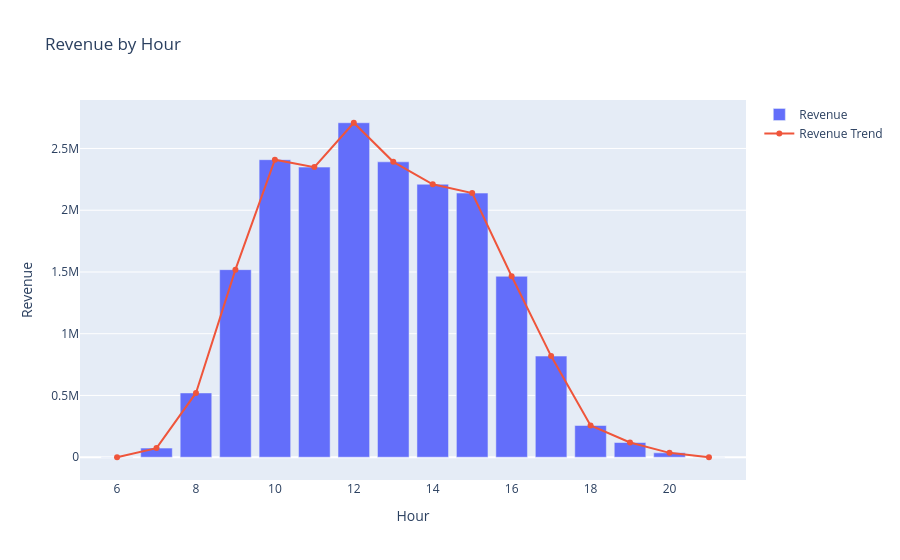

Notebook code cell kept with this figure:
### Code cell
import plotly.graph_objects as go

fig = go.Figure()

fig.add_trace(
    go.Bar(
        x=ho_rev["Hour"],
        y=ho_rev["Revenue"],
        name="Revenue"
    )
)

fig.add_trace(
    go.Scatter(
        x=ho_rev["Hour"],
        y=ho_rev["Revenue"],
        mode="lines+markers",
        name="Revenue Trend"
    )
)

fig.update_layout(
    title="Revenue by Hour",
    xaxis_title="Hour",
    yaxis_title="Revenue"
)

fig.show()

### Figure 1 — Plotly figure (JSON) as saved in the notebook; plotly's stock layout.template omitted (floating-point values rounded to 4 significant figures)
{"data": [{"name": "Revenue", "type": "bar", "x": [6, 7, 8, 9, 10, 11, 12, 13, 14, 15, 16, 17, 18, 19, 20, 21], "y": [-497.4, 73470.0, 520300.0, 1519000.0, 2409000.0, 2349000.0, 2708000.0, 2392000.0, 2210000.0, 2139000.0, 1465000.0, 818700.0, 256600.0, 118700.0, 35170.0, -4.95]}, {"mode": "lines+markers", "name": "Revenue Trend", "type": "scatter", "x": [6, 7, 8, 9, 10, 11, 12, 13, 14, 15, 16, 17, 18, 19, 20, 21], "y": [-497.4, 73470.0, 520300.0, 1519000.0, 2409000.0, 2349000.0, 2708000.0, 2392000.0, 2210000.0, 2139000.0, 1465000.0, 818700.0, 256600.0, 118700.0, 35170.0, -4.95]}], "layout": {"title": {"text": "Revenue by Hour"}, "xaxis": {"title": {"text": "Hour"}}, "yaxis": {"title": {"text": "Revenue"}}}}
